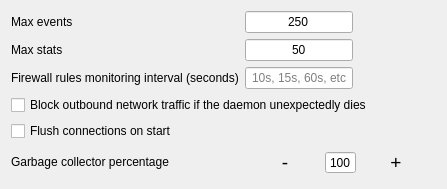
          <widget class="QWidget" name="tabWidgetPage5">
           <attribute name="title">
            <string>Internal</string>
           </attribute>
           <layout class="QGridLayout" name="gridLayout_14">
            <item row="5" column="0" colspan="2">
             <widget class="QCheckBox" name="checkNodeFlushConns">
              <property name="toolTip">
               <string>When this option is on, all the existing sockets will be killed, in order to force them establish the connection again so we can intercept them.

Note that this option may be not acceptable on servers, for example because downloads/uploads are taking place.</string>
              </property>
              <property name="text">
               <string>Flush connections on start</string>
              </property>
             </widget>
            </item>
            <item row="2" column="1">
             <widget class="QLineEdit" name="lineNodeFwMonInterval">
              <property name="sizePolicy">
               <sizepolicy hsizetype="Maximum" vsizetype="Fixed">
                <horstretch>0</horstretch>
                <verstretch>0</verstretch>
               </sizepolicy>
              </property>
              <property name="text">
               <string/>
              </property>
              <property name="maxLength">
               <number>5</number>
              </property>
              <property name="alignment">
               <set>Qt::AlignmentFlag::AlignCenter</set>
              </property>
              <property name="placeholderText">
               <string>10s, 15s, 60s, etc</string>
              </property>
             </widget>
            </item>
            <item row="1" column="1">
             <widget class="QLineEdit" name="lineNodeMaxStats">
              <property name="sizePolicy">
               <sizepolicy hsizetype="Maximum" vsizetype="Fixed">
                <horstretch>0</horstretch>
                <verstretch>0</verstretch>
               </sizepolicy>
              </property>
              <property name="inputMethodHints">
               <set>Qt::InputMethodHint::ImhDigitsOnly</set>
              </property>
              <property name="text">
               <string>50</string>
              </property>
              <property name="alignment">
               <set>Qt::AlignmentFlag::AlignCenter</set>
              </property>
             </widget>
            </item>
            <item row="6" column="1">
             <layout class="QHBoxLayout" name="horizontalLayout_10">
              <property name="spacing">
               <number>0</number>
              </property>
              <item>
               <widget class="QPushButton" name="cmdNodeGcDown">
                <property name="sizePolicy">
                 <sizepolicy hsizetype="Maximum" vsizetype="Maximum">
                  <horstretch>0</horstretch>
                  <verstretch>0</verstretch>
                 </sizepolicy>
                </property>
                <property name="font">
                 <font>
                  <pointsize>14</pointsize>
                  <fontweight>ExtraBold</fontweight>
                 </font>
                </property>
                <property name="text">
                 <string>-</string>
                </property>
                <property name="flat">
                 <bool>true</bool>
                </property>
               </widget>
              </item>
              <item>
               <widget class="QSpinBox" name="spinNodeGC">
                <property name="sizePolicy">
                 <sizepolicy hsizetype="Maximum" vsizetype="Fixed">
                  <horstretch>0</horstretch>
                  <verstretch>0</verstretch>
                 </sizepolicy>
                </property>
                <property name="alignment">
                 <set>Qt::AlignmentFlag::AlignCenter</set>
                </property>
                <property name="buttonSymbols">
                 <enum>QAbstractSpinBox::ButtonSymbols::NoButtons</enum>
                </property>
                <property name="accelerated">
                 <bool>true</bool>
                </property>
                <property name="maximum">
                 <number>200</number>
                </property>
                <property name="value">
                 <number>100</number>
                </property>
               </widget>
              </item>
              <item>
               <widget class="QPushButton" name="cmdNodeGcUp">
                <property name="sizePolicy">
                 <sizepolicy hsizetype="Fixed" vsizetype="Maximum">
                  <horstretch>0</horstretch>
                  <verstretch>0</verstretch>
                 </sizepolicy>
                </property>
                <property name="font">
                 <font>
                  <pointsize>14</pointsize>
                  <fontweight>ExtraBold</fontweight>
                 </font>
                </property>
                <property name="text">
                 <string>+</string>
                </property>
                <property name="flat">
                 <bool>true</bool>
                </property>
               </widget>
              </item>
             </layout>
            </item>
            <item row="0" column="1">
             <widget class="QLineEdit" name="lineNodeMaxEvents">
              <property name="sizePolicy">
               <sizepolicy hsizetype="Maximum" vsizetype="Fixed">
                <horstretch>0</horstretch>
                <verstretch>0</verstretch>
               </sizepolicy>
              </property>
              <property name="inputMethodHints">
               <set>Qt::InputMethodHint::ImhDigitsOnly</set>
              </property>
              <property name="text">
               <string>250</string>
              </property>
              <property name="alignment">
               <set>Qt::AlignmentFlag::AlignCenter</set>
              </property>
             </widget>
            </item>
            <item row="0" column="0">
             <widget class="QLabel" name="label_31">
              <property name="text">
               <string>Max events</string>
              </property>
             </widget>
            </item>
            <item row="6" column="0">
             <widget class="QLabel" name="label_29">
              <property name="sizePolicy">
               <sizepolicy hsizetype="Preferred" vsizetype="Maximum">
                <horstretch>0</horstretch>
                <verstretch>0</verstretch>
               </sizepolicy>
              </property>
              <property name="text">
               <string>Garbage collector percentage</string>
              </property>
             </widget>
            </item>
            <item row="2" column="0">
             <widget class="QLabel" name="label_11">
              <property name="toolTip">
               <string>Check every n seconds that the interception rules are present in the system.
If they're no present, all the rules will be deleted and added again.

Use 0 to disable this feature.</string>
              </property>
              <property name="text">
               <string>Firewall rules monitoring interval (seconds)</string>
              </property>
             </widget>
            </item>
            <item row="1" column="0">
             <widget class="QLabel" name="label_30">
              <property name="text">
               <string>Max stats</string>
              </property>
             </widget>
            </item>
            <item row="3" column="0" colspan="2">
             <widget class="QCheckBox" name="checkNodeBypassQueue">
              <property name="text">
               <string>Block outbound network traffic if the daemon unexpectedly dies</string>
              </property>
             </widget>
            </item>
           </layout>
          </widget>
